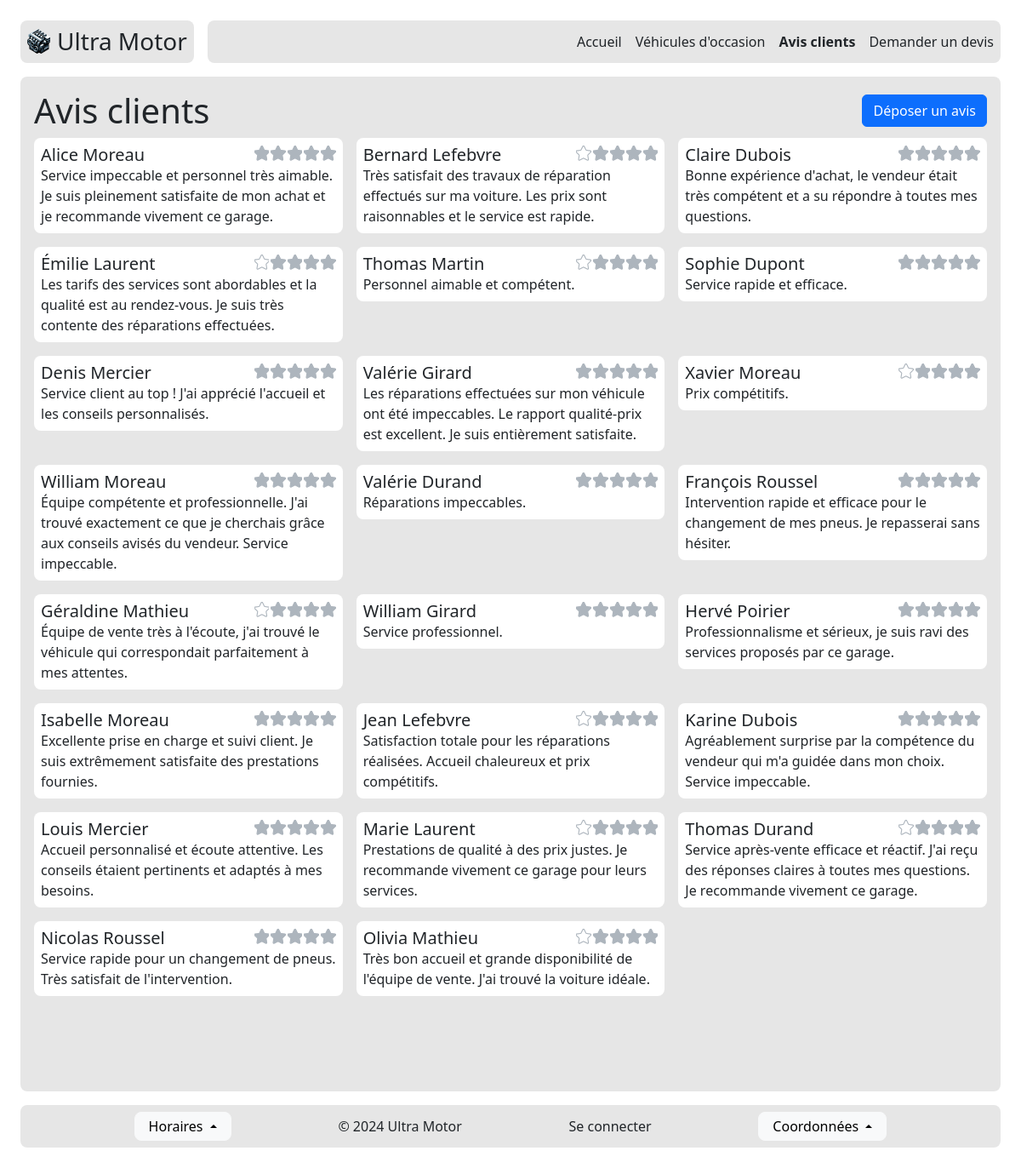
Screenshot of /index.php?p=review with the database file from the repository.
### tables this page shows
CREATE TABLE `customer_review` (
    `id` int NOT NULL AUTO_INCREMENT PRIMARY KEY,
    `full_name` varchar(100) NOT NULL,
    `review` varchar(3000) NOT NULL,
    `rating` int NOT NULL CHECK(`rating` BETWEEN 0 AND 5),  
    `approved` TINYINT(1) NOT NULL DEFAULT 0  
);

### includes/App.php (called while the page is built, shortened)
<?php
class App {
    public static function getTemplate($template, $tplVarList = []) {
        require_once("view/$template.php");
    }
}

### controller/review.php (called while the page is built, shortened)
<?php
$title = "Avis clients";
require_once('model/CustomerReview.php');
$reviewList = CustomerReview::getAllApproved();
$tplVarList = [];
$tplVarList["title"] = $title;
$tplVarList["page"] = $page;
$tplVarList["reviewList"] = $reviewList;
App::getTemplate("review", $tplVarList);

### index.php (called while the page is built, shortened)
<?php
$returnJson = false;
try {
    require_once("includes/App.php");
    require_once("includes/Database.php");
    if (array_key_exists("p", $_GET)) {
        $page = $_GET["p"];
    } else if (array_key_exists("a", $_GET)) {
        $page = $_GET["a"];
        header('Content-Type: application/json');
        $returnJson = true;
    } else {
        $page = "home";
    }
    $controllerPath = "controller/$page.php";
    if (file_exists($controllerPath)) {
        require_once($controllerPath);
    } else {
        throw new Exception("Error 404: given controller '$page' is not found");
    }
} catch (\Throwable $th) {
    ob_end_clean();
    if ($returnJson) {
        echo json_encode([
            "success" => false,
            "msg" => ENVIRONMENT === "DEV" ? $th->getMessage() : null,
            "data" => null,
        ]);
    } else {
        require_once("controller/error.php");
    }
}

### includes/Database.php (called while the page is built, shortened)
<?php
class Database
{
    private static $pdo;
    private static function init()
    {
        $database_dsn = 'mysql:host=localhost;dbname=ultra-motor-db';
        $database_user = 'ultra-motor-user';
        $database_password = 'ultra-motor-password';
        try {
            self::$pdo = new PDO($database_dsn, $database_user, $database_password);
            self::$pdo->setAttribute(PDO::ATTR_ERRMODE, PDO::ERRMODE_EXCEPTION);
        } catch (PDOException $e) {
            echo "Erreur de connexion : " . $e->getMessage();
            exit;
        }
    }
    public static function query($sql, $bindList = [])
    {
        $stmt = self::$pdo->prepare($sql);
        $stmt->execute();
        if ($stmt->rowCount() > 0) {
            $data = $stmt->fetchAll(PDO::FETCH_ASSOC);
            return $data;
        } else {
            return null;
        }
    }
}

### model/CustomerReview.php (called while the page is built, shortened)
<?php
class CustomerReview {
    public function __construct($id, $fullName, $review, $rating, $approved) {
        $this->fullName = $fullName;
        $this->review = $review;
    }
    public static function getAllApproved() {
        $data = Database::query("SELECT * FROM customer_review WHERE approved = 1;");
        $instanceList = [];
        foreach ($data as $value) {
            $instanceList[] = new self(
                $value["id"],
                $value["full_name"],
                $value["review"],
                $value["rating"],
                $value["approved"],
            );
        }
        return $instanceList;
    }
}

### view/review.php (the view, shortened to what this page needs)
<main class="w-100 flex-1 d-flex flex-column overflow-hidden w-100 bg-150 rounded-3 p-3">
    <div class="d-flex justify-content-between align-items-center mb-2">
        <h1 class="mb-0"><?= $title ?></h1>
        <button class="btn btn-primary" type="button">Déposer un avis</button>
    </div>
    <div class="flex-1 overflow-x-hidden overflow-y-auto">
        <div class="row g-3" data-masonry='{"percentPosition": true }'>
            <?php foreach ($reviewList as $review) : ?>
                <div class="col-md-6 col-lg-4">
                    <div class="bg-white rounded-3 p-2">
                        <div class="d-flex justify-content-between align-items-baseline">
                            <h5 class="mb-0"><?= $review->fullName ?></h5>
                            <h5 class="mb-0 d-flex flex-row align-items-center" style="gap: 2px;">
                            </h5>
                        </div>
                        <p class="mb-0"><?= $review->review ?></p>
                    </div>
                </div>
            <?php endforeach; ?>
        </div>
    </div>
</main>

### static/css/common.css (style rules this page uses)
html, body { height: 100%; }
.flex-1 { flex: 1; }
header, main, footer { max-width: 1060px; }
@media (min-height: 800px) { header, main, footer { max-width: 1060px; } }
@media (min-height: 1000px) { header, main, footer { max-width: 1330px; } }
@media (min-height: 1200px) { header, main, footer { max-width: 1600px; } }
.bg-150 { background-color: hsl(0, 0%, 90%); }

### rows the page displays
customer_review: full_name "Alice Moreau", rating 5 (drawn), review "Service impeccable et personnel très aimable. Je suis pleinement satisfaite de mon achat et je recommande vivement ce garage."
customer_review: full_name "Bernard Lefebvre", rating 4 (drawn), review "Très satisfait des travaux de réparation effectués sur ma voiture. Les prix sont raisonnables et le service est rapide."
customer_review: full_name "Claire Dubois", rating 5 (drawn), review "Bonne expérience d'achat, le vendeur était très compétent et a su répondre à toutes mes questions."
customer_review: full_name "Émilie Laurent", rating 4 (drawn), review "Les tarifs des services sont abordables et la qualité est au rendez-vous. Je suis très contente des réparations effectuées."
customer_review: full_name "Thomas Martin", rating 4 (drawn), review "Personnel aimable et compétent."
customer_review: full_name "Sophie Dupont", rating 5 (drawn), review "Service rapide et efficace."
customer_review: full_name "Denis Mercier", rating 5 (drawn), review "Service client au top ! J'ai apprécié l'accueil et les conseils personnalisés."
customer_review: full_name "Valérie Girard", rating 5 (drawn), review "Les réparations effectuées sur mon véhicule ont été impeccables. Le rapport qualité-prix est excellent. Je suis entièrement satisfaite."
customer_review: full_name "Xavier Moreau", rating 4 (drawn), review "Prix compétitifs."
customer_review: full_name "William Moreau", rating 5 (drawn), review "Équipe compétente et professionnelle. J'ai trouvé exactement ce que je cherchais grâce aux conseils avisés du vendeur. Service impeccable."
customer_review: full_name "Valérie Durand", rating 5 (drawn), review "Réparations impeccables."
customer_review: full_name "François Roussel", rating 5 (drawn), review "Intervention rapide et efficace pour le changement de mes pneus. Je repasserai sans hésiter."
customer_review: full_name "Géraldine Mathieu", rating 4 (drawn), review "Équipe de vente très à l'écoute, j'ai trouvé le véhicule qui correspondait parfaitement à mes attentes."
customer_review: full_name "William Girard", rating 5 (drawn), review "Service professionnel."
customer_review: full_name "Hervé Poirier", rating 5 (drawn), review "Professionnalisme et sérieux, je suis ravi des services proposés par ce garage."
customer_review: full_name "Isabelle Moreau", rating 5 (drawn), review "Excellente prise en charge et suivi client. Je suis extrêmement satisfaite des prestations fournies."
customer_review: full_name "Jean Lefebvre", rating 4 (drawn), review "Satisfaction totale pour les réparations réalisées. Accueil chaleureux et prix compétitifs."
customer_review: full_name "Karine Dubois", rating 5 (drawn), review "Agréablement surprise par la compétence du vendeur qui m'a guidée dans mon choix. Service impeccable."
customer_review: full_name "Louis Mercier", rating 5 (drawn), review "Accueil personnalisé et écoute attentive. Les conseils étaient pertinents et adaptés à mes besoins."
customer_review: full_name "Marie Laurent", rating 4 (drawn), review "Prestations de qualité à des prix justes. Je recommande vivement ce garage pour leurs services."
customer_review: full_name "Thomas Durand", rating 4 (drawn), review "Service après-vente efficace et réactif. J'ai reçu des réponses claires à toutes mes questions. Je recommande vivement ce garage."
customer_review: full_name "Nicolas Roussel", rating 5 (drawn), review "Service rapide pour un changement de pneus. Très satisfait de l'intervention."
customer_review: full_name "Olivia Mathieu", rating 4 (drawn), review "Très bon accueil et grande disponibilité de l'équipe de vente. J'ai trouvé la voiture idéale."

### other values shown
$title "Avis clients"
